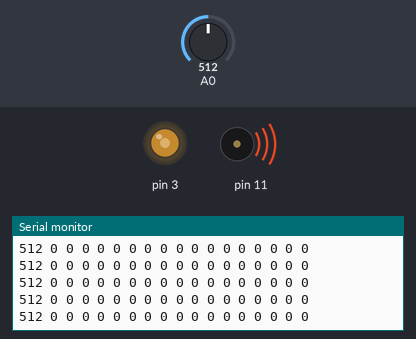
A sketch run on a simulated Arduino Uno, built with avr-gcc and run on an emulated ATmega328P. Shown: output pins drawn as LEDs (lit = HIGH), buzzer (waves = sounding), the last lines printed to the serial monitor. The test bench sets the inputs (shaded band); at power-on: A0 = 512. Pins used as bus, display or sensor lines are not drawn.

Above: at 1.2 s.
1.3 s: A0 set to 982
At 2.1 s:
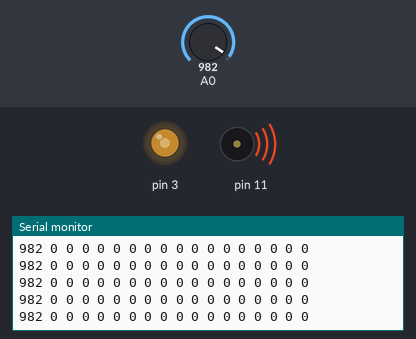
4.3 s: A0 set to 1017
At 4.8 s:
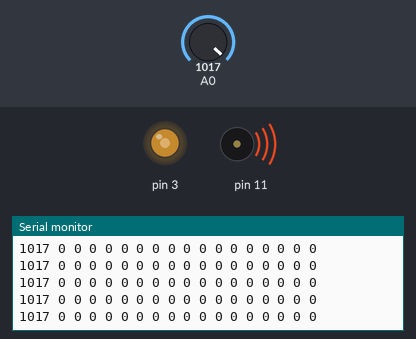
Timing chart, 0 to 7.3 s (numbered marks = the images above; inputs shaded):
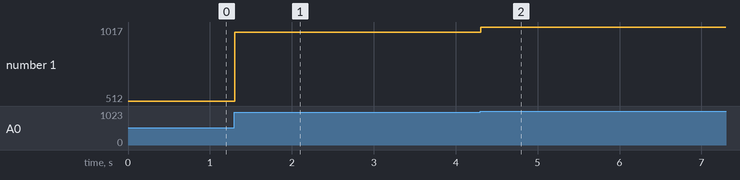

The sketch:

arduinoscope.pde
```cpp
/*
this goes on your arduino
for use with Processing example SimpleSerialArduinoscope

*/

// prefactor stuff...
// defines for setting and clearing register bits
#ifndef cbi
#define cbi(sfr, bit) (_SFR_BYTE(sfr) &= ~_BV(bit))
#endif
#ifndef sbi
#define sbi(sfr, bit) (_SFR_BYTE(sfr) |= _BV(bit))
#endif


// holds temp vals
int val;

void setup() {
  // set 2-12 digital pins to read mode
  for (int i=2;i<14;i++){
    pinMode(i, INPUT);
  }

  Serial.begin(115200);
  cbi(ADCSRA,ADPS2) ;
  sbi(ADCSRA,ADPS1) ;
  sbi(ADCSRA,ADPS0) ;
  pinMode(3,OUTPUT);
  pinMode(11,OUTPUT);
  TCCR2A = _BV(COM2A0) | _BV(COM2B1) | _BV(WGM21) | _BV(WGM20);
  TCCR2B = _BV(WGM22) | _BV(CS22);
  // A CS of 0x07 gives the longest possible prescaling.
  // f = 16mhz/ 1024/ OCR2A on timer 2
  TCCR2B = TCCR2B & 0b11111000 | 0x05;
  OCR2A = 255;
  OCR2B = 127;

}

void loop() {
  // read nRead Analog ports split by " "
  int nRead = 1;
  for (int i=0;i<6;i++){
    if (i < nRead ){
        Serial.print(analogRead(i));
    } else {
       Serial.print(0);
    }
    Serial.print(" ");
  }

  // read nRead Digital ports, split by " "
  int nDigitalRead = 0;
  for (int i=2;i<14;i++){
    if (i -2 < nDigitalRead){
      Serial.print(digitalRead(i));
    } else{
      Serial.print(0);
    }
    Serial.print(" ");
  }

  // frame is marked by LF
  Serial.println();
}
```

Measured:
- after the input at 1.3 s, the serial monitor: prints a new line at once (image 1)
- after the input at 4.3 s, the serial monitor: prints a new line at once (image 2)
- plotted number 1: 512 → 982 after the input at 1.3 s, 982 → 1017 after the input at 4.3 s
